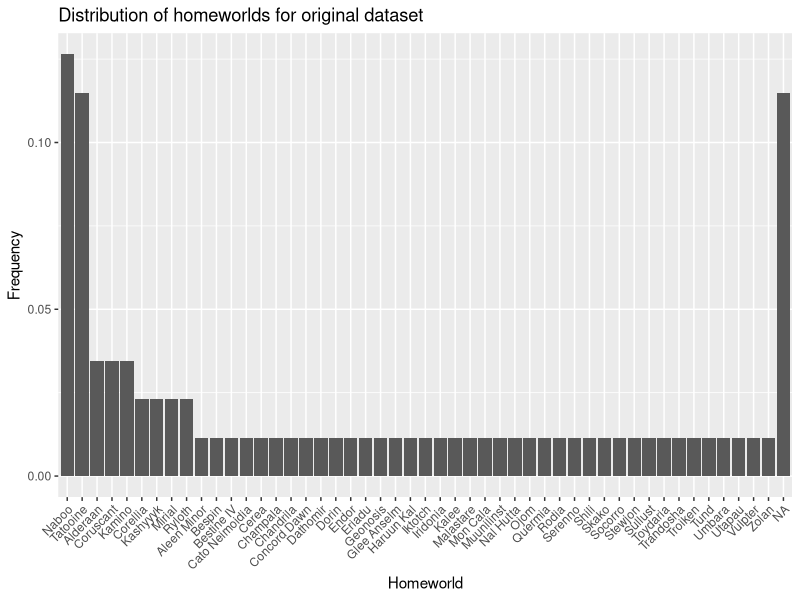
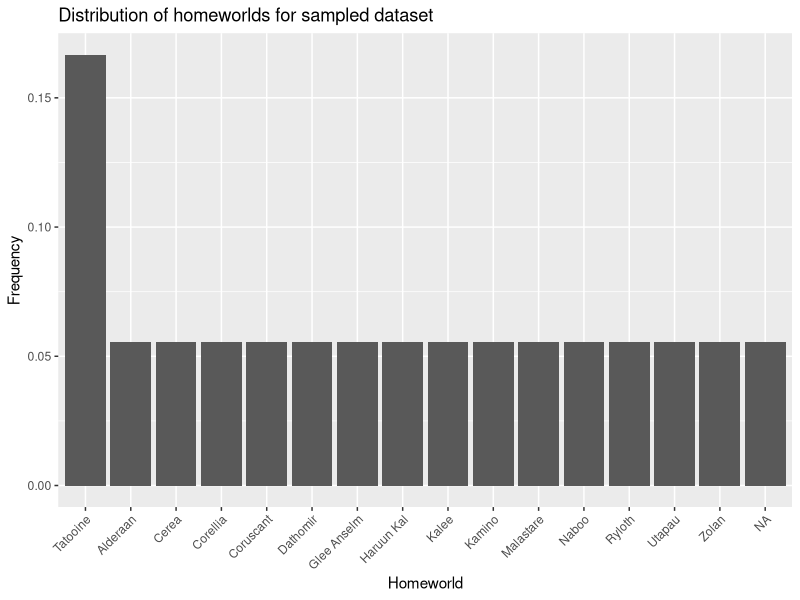

R code for these plots, in order:
## ---- chunk 1
library(tidyverse)
## ---- chunk 2
head(starwars)
## ---- chunk 3
sample_proportion <- 0.2 # Down-sample down to just this % of our full data set
sample_size <- ceiling(sample_proportion * nrow(starwars)) # Sample size, round up.
## ---- chunk 4
naive_sampled_data <- starwars %>%
  slice_sample(
    n=sample_size,
    replace=FALSE
  )
naive_sampled_data
## ---- chunk 5
# Get the distribution of homeworlds in full dataset.
orig_homeworlds <- starwars %>%
  group_by(
    homeworld
  ) %>%
  summarise(
    n=n()
  ) %>%
  mutate(
    freq = n / sum(n),
  ) %>%
  arrange(
    desc(freq)
  )

# Get the distribution of homeworlds in the sampled dataset.
sampled_homeworlds <- naive_sampled_data %>%
  group_by(
    homeworld
  ) %>%
  summarise(
    n=n()
  ) %>%
  mutate(
    freq = n / sum(n),
  ) %>%
  arrange(
    desc(freq)
  )
## ---- chunk 6
ggplot(
    orig_homeworlds,
    aes(
      x=reorder(homeworld, -freq),
      y=freq
    )
  ) +
  geom_bar(stat="identity") +
  labs(
    x="Homeworld",
    y="Frequency",
    title="Distribution of homeworlds for original dataset"
  ) +
  theme(
    axis.text.x=element_text(angle=45, hjust=1)
  )
## ---- chunk 7
ggplot(
    sampled_homeworlds,
    aes(
      x=reorder(homeworld, -freq),
      y=freq
    )
  ) +
  geom_bar(stat="identity") +
  labs(
    x="Homeworld",
    y="Frequency",
    title="Distribution of homeworlds for sampled dataset"
  ) +
  theme(
    axis.text.x=element_text(angle=45, hjust=1)
  )
## ---- chunk 8
# Grab the set of species represented in our original dataset
species <- levels(as.factor(starwars$species))
# Create an empty data frame that we will store our sample
stratified_sampled_data <- data.frame(
  matrix(
    ncol=ncol(starwars),
    nrow=0,
    dimnames=list(NULL,colnames(starwars))
  )
)
for (s in species) {
  # First, filter down to the species
  species_sample <- starwars %>%
    filter(
      species==s
    )
  # Calculate sample size, guarantee >= 1
  sample_size = max(
    ceiling(nrow(species_sample)*sample_proportion),
    1
  )
  # Sample from characters of the current species
  species_sample <- species_sample %>%
    slice_sample(
      n=sample_size,
      replace=FALSE
    )
  # Add sample of this species to larger sample
  stratified_sampled_data <- rbind(
    stratified_sampled_data,
    species_sample
  )
}
stratified_sampled_data
